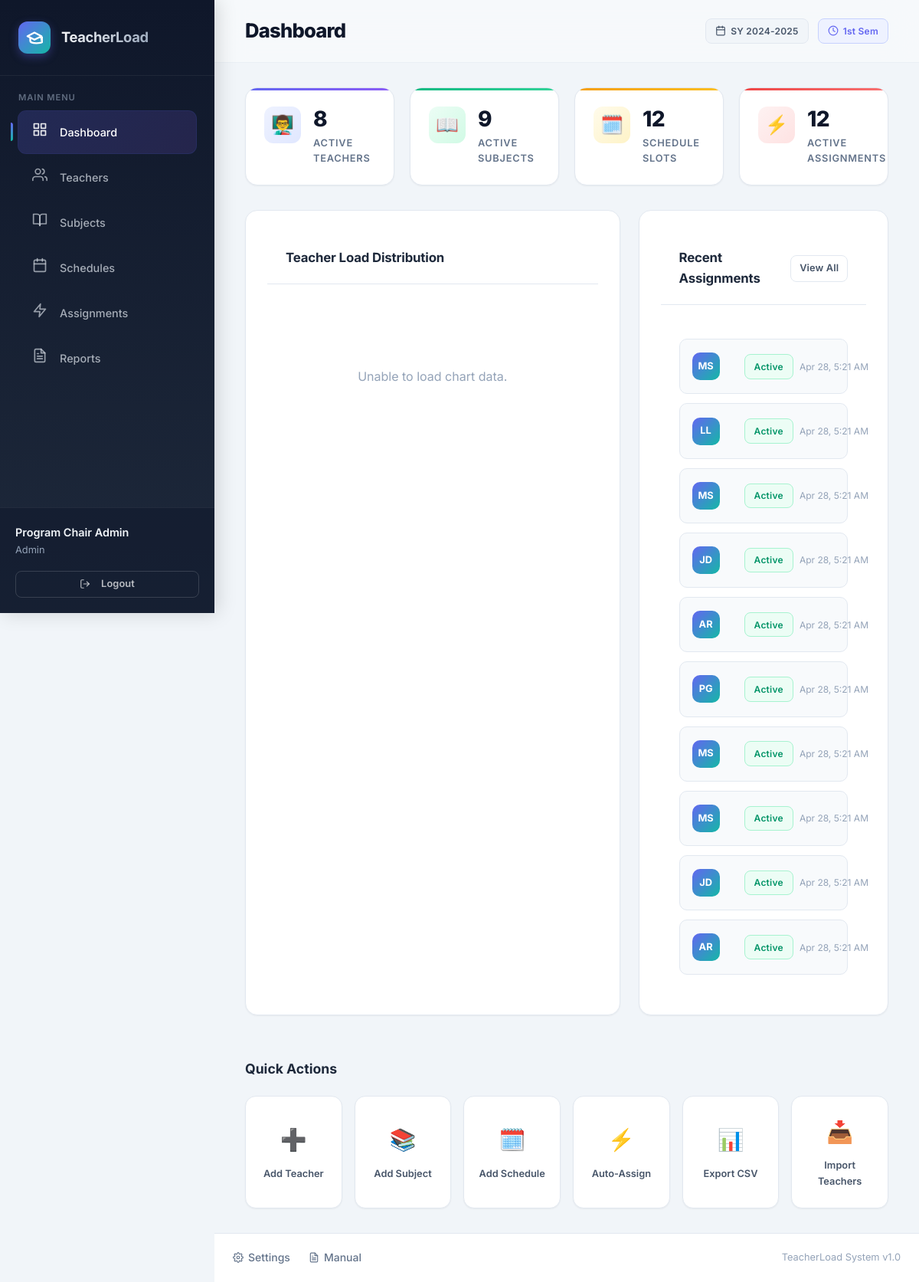
Screenshot of /modules/dashboard/ (signed in) with the database file from the repository.
### tables this page shows
CREATE TABLE `assignments` (
  `id` int(11) NOT NULL,
  `teacher_id` int(11) NOT NULL,
  `schedule_id` int(11) NOT NULL,
  `assigned_by` int(11) DEFAULT NULL,
  `assignment_type` enum('auto','manual') DEFAULT 'auto',
  `rationale` text DEFAULT NULL,
  `status` enum('active','removed','pending') DEFAULT 'pending',
  `created_at` timestamp NOT NULL DEFAULT current_timestamp(),
  `updated_at` timestamp NOT NULL DEFAULT current_timestamp() ON UPDATE current_timestamp()
);

CREATE TABLE `teachers` (
  `id` int(11) NOT NULL,
  `employee_id` varchar(20) NOT NULL,
  `first_name` varchar(50) NOT NULL,
  `last_name` varchar(50) NOT NULL,
  `email` varchar(100) DEFAULT NULL,
  `phone` varchar(20) DEFAULT NULL,
  `department` varchar(50) DEFAULT NULL,
  `max_units` decimal(4,1) DEFAULT 24.0,
  `min_units` decimal(4,1) DEFAULT 12.0,
  `employment_type` enum('full_time','part_time','contractual') DEFAULT 'full_time',
  `status` enum('active','inactive','on_leave') DEFAULT 'active',
  `created_at` timestamp NOT NULL DEFAULT current_timestamp(),
  `updated_at` timestamp NOT NULL DEFAULT current_timestamp() ON UPDATE current_timestamp()
);

### includes/functions.php (called while the page is built, shortened)
<?php
function formatDate($datetime, $format = 'M j, Y g:i A') {
    return date($format, strtotime($datetime));
}

### modules/dashboard/index.php (the view, shortened to what this page needs)
<?php
require_once __DIR__ . '/../../includes/functions.php';
$db = Database::getInstance();
$stats = [
    'total_teachers' => (int)$db->query("SELECT COUNT(*) FROM teachers WHERE status = 'active'")->fetchColumn(),
    'total_subjects' => (int)$db->query("SELECT COUNT(*) FROM subjects WHERE is_active = 1")->fetchColumn(),
    'total_schedules' => (int)$db->query("SELECT COUNT(*) FROM schedules WHERE is_active = 1")->fetchColumn(),
    'total_assignments' => (int)$db->query("SELECT COUNT(*) FROM assignments WHERE status = 'active'")->fetchColumn(),
    'pending_assignments' => (int)$db->query("SELECT COUNT(*) FROM assignments WHERE status = 'pending'")->fetchColumn(),
    'overload_teachers' => 0
];
$stmt = $db->query("
    SELECT t.id, t.first_name, t.last_name, t.max_units,
           COALESCE(SUM(s.units), 0) as current_load
    FROM teachers t
    LEFT JOIN assignments a ON t.id = a.teacher_id AND a.status = 'active'
    LEFT JOIN schedules sch ON a.schedule_id = sch.id
    LEFT JOIN subjects s ON sch.subject_id = s.id
    WHERE t.status = 'active'
    GROUP BY t.id
    HAVING current_load > t.max_units
");
$overloadTeachers = $stmt->fetchAll();
$stats['overload_teachers'] = count($overloadTeachers);
$recent = $db->query("
    SELECT a.*, t.first_name, t.last_name, sub.name as subject_name, sub.code as subject_code
    FROM assignments a
    JOIN teachers t ON a.teacher_id = t.id
    JOIN schedules sch ON a.schedule_id = sch.id
    JOIN subjects sub ON sch.subject_id = sub.id
    ORDER BY a.created_at DESC
    LIMIT 10
")->fetchAll();
require __DIR__ . '/../../includes/header.php';
?>
<div class="dashboard-grid">
    <div class="kpi-cards">
        <div class="kpi-card kpi-teachers">
            <div class="kpi-icon">👨‍🏫</div>
            <div class="kpi-info">
                <div class="kpi-value"><?= $stats['total_teachers'] ?></div>
                <div class="kpi-label">Active Teachers</div>
            </div>
        </div>
        <div class="kpi-card kpi-subjects">
            <div class="kpi-icon">📖</div>
            <div class="kpi-info">
                <div class="kpi-value"><?= $stats['total_subjects'] ?></div>
                <div class="kpi-label">Active Subjects</div>
            </div>
        </div>
        <div class="kpi-card kpi-schedules">
            <div class="kpi-icon">🗓️</div>
            <div class="kpi-info">
                <div class="kpi-value"><?= $stats['total_schedules'] ?></div>
                <div class="kpi-label">Schedule Slots</div>
            </div>
        </div>
        <div class="kpi-card kpi-assignments">
            <div class="kpi-icon">⚡</div>
            <div class="kpi-info">
                <div class="kpi-value"><?= $stats['total_assignments'] ?></div>
                <div class="kpi-label">Active Assignments</div>
            </div>
        </div>
    </div>
    <div class="dashboard-main">
        <div class="card chart-card">
            <div class="card-header">
                <h3>Teacher Load Distribution</h3>
            </div>
            <div class="card-body">
            </div>
        </div>
        <div class="card recent-card">
            <div class="card-header">
                <h3>Recent Assignments</h3>
                <a href="<?= BASE_URL ?>/modules/assignments/" class="btn btn-sm btn-outline">View All</a>
            </div>
            <div class="card-body">
                <?php if (empty($recent)): ?>
                    <div class="empty-state">
                        <div class="empty-state-icon">📋</div>
                        <div>No assignments yet.</div>
                    </div>
                <?php else: ?>
                    <div class="recent-list">
                        <?php foreach ($recent as $r): ?>
                            <div class="recent-item">
                                <div class="recent-avatar">
                                    <?= strtoupper(substr($r['first_name'], 0, 1) . substr($r['last_name'], 0, 1)) ?>
                                </div>
                                <div class="recent-meta">
                                    <span class="badge badge-<?= $r['status'] === 'active' ? 'success' : ($r['status'] === 'pending' ? 'warning' : 'secondary') ?>">
                                        <?= ucfirst($r['status']) ?>
                                    </span>
                                    <span class="time"><?= formatDate($r['created_at'], 'M j, g:i A') ?></span>
                                </div>
                            </div>
                        <?php endforeach; ?>
                    </div>
                <?php endif; ?>
            </div>
        </div>
    </div>
    <div class="quick-actions">
        <h3>Quick Actions</h3>
        <div class="action-grid">
            <a href="<?= BASE_URL ?>/modules/teachers/create.php" class="action-card">
                <span class="action-icon">➕</span>
                <span class="action-label">Add Teacher</span>
            </a>
            <a href="<?= BASE_URL ?>/modules/subjects/create.php" class="action-card">
                <span class="action-icon">📚</span>
                <span class="action-label">Add Subject</span>
            </a>
            <a href="<?= BASE_URL ?>/modules/schedules/create.php" class="action-card">
                <span class="action-icon">🗓️</span>
                <span class="action-label">Add Schedule</span>
            </a>
            <a href="<?= BASE_URL ?>/modules/assignments/generate.php" class="action-card">
                <span class="action-icon">⚡</span>
                <span class="action-label">Auto-Assign</span>
            </a>
            <a href="<?= BASE_URL ?>/modules/reports/export_csv.php" class="action-card">
                <span class="action-icon">📊</span>
                <span class="action-label">Export CSV</span>
            </a>
            <a href="<?= BASE_URL ?>/modules/teachers/import.php" class="action-card">
                <span class="action-icon">📥</span>
                <span class="action-label">Import Teachers</span>
            </a>
        </div>
    </div>
</div>
<?php require __DIR__ . '/../../includes/footer.php'; ?>

### rows the page displays
assignments: teacher.last_name "MS", status "Active", created_at "Apr 28, 5:21 AM"
assignments: teacher.last_name "LL", status "Active", created_at "Apr 28, 5:21 AM"
assignments: teacher.last_name "MS", status "Active", created_at "Apr 28, 5:21 AM"
assignments: teacher.last_name "JD", status "Active", created_at "Apr 28, 5:21 AM"
assignments: teacher.last_name "AR", status "Active", created_at "Apr 28, 5:21 AM"
assignments: teacher.last_name "PG", status "Active", created_at "Apr 28, 5:21 AM"
assignments: teacher.last_name "MS", status "Active", created_at "Apr 28, 5:21 AM"
assignments: teacher.last_name "MS", status "Active", created_at "Apr 28, 5:21 AM"
assignments: teacher.last_name "JD", status "Active", created_at "Apr 28, 5:21 AM"
assignments: teacher.last_name "AR", status "Active", created_at "Apr 28, 5:21 AM"

### other values shown
$item['label'] "Dashboard"
$item['label'] "Teachers"
$item['label'] "Subjects"
$item['label'] "Schedules"
$item['label'] "Assignments"
$item['label'] "Reports"
$_SESSION['user_data']['full_name'] "Program Chair Admin"
$_SESSION['user_data']['role'] "Admin"
$pageTitle "Dashboard"
$_SESSION['current_school_year'] "2024-2025"
$_SESSION['current_semester'] "1st"
$stats['total_teachers'] "8"
$stats['total_subjects'] "9"
$stats['total_schedules'] "12"
$stats['total_assignments'] "12"
